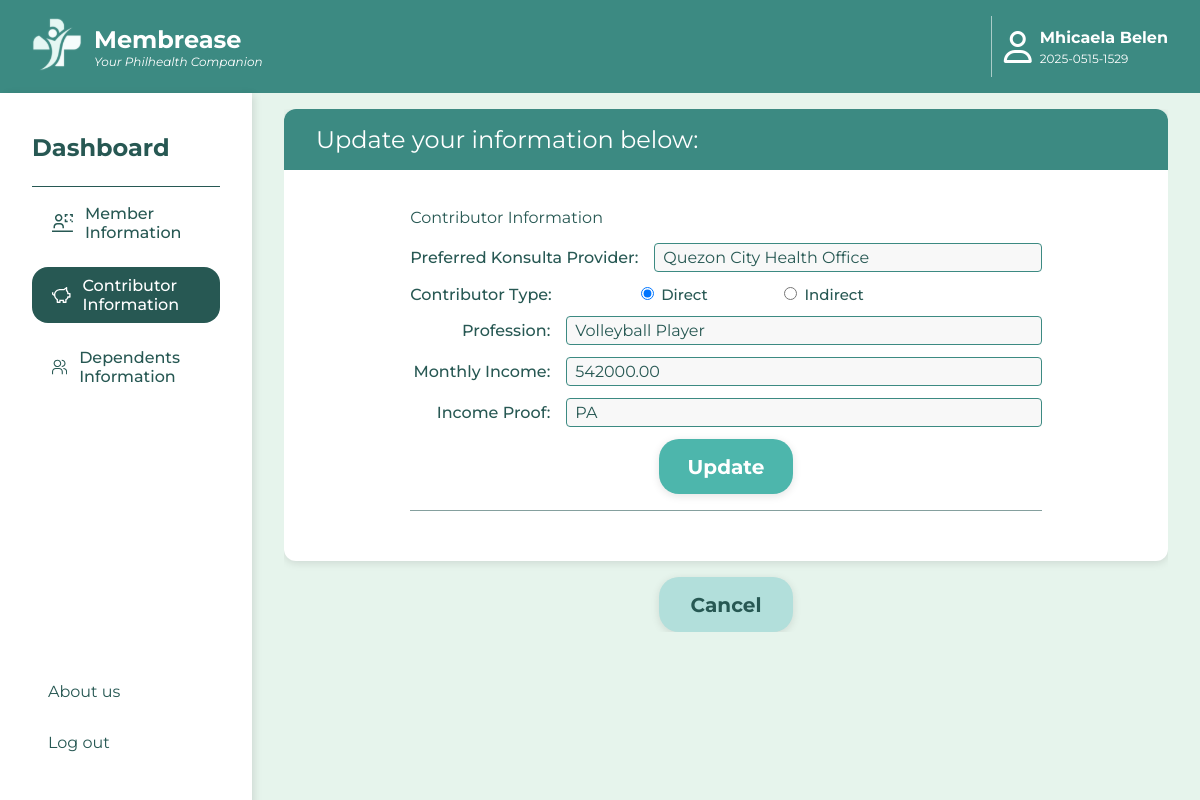
The app's page /updateContributor.php (signed in) with its own data.
### tables this page shows
CREATE TABLE `memberdetails` (
  `PIN` varchar(20) NOT NULL,
  `pkp` varchar(60) DEFAULT NULL,
  `memberName` varchar(100) NOT NULL,
  `memberMiddleName` char(3) DEFAULT NULL,
  `memberMononym` char(3) DEFAULT NULL,
  `motherMaidenName` varchar(100) NOT NULL,
  `motherMaidenMiddleName` char(3) NOT NULL,
  `mmaidenMononym` char(3) NOT NULL,
  `spouseID` varchar(10) DEFAULT NULL,
  `birthdate` date NOT NULL,
  `birthplace` varchar(100) NOT NULL,
  `sex` char(1) NOT NULL,
  `civilStatus` char(2) NOT NULL,
  `citizenship` varchar(50) NOT NULL,
  `philsysID` varchar(20) DEFAULT NULL,
  `tinID` varchar(15) DEFAULT NULL,
  `permaHomeAddress` varchar(250) NOT NULL,
  `mailingAddress` varchar(250) DEFAULT NULL,
  `homePhoneNo` varchar(15) NOT NULL,
  `mobileNo` varchar(15) NOT NULL,
  `directNo` varchar(15) DEFAULT NULL,
  `emailAdd` varchar(100) NOT NULL,
  `contributorType` varchar(50) NOT NULL,
  `profession` varchar(100) NOT NULL,
  `monthlyIncome` decimal(10,2) NOT NULL,
  `incomeProof` char(4) DEFAULT NULL,
  PRIMARY KEY (`PIN`),
  KEY `spouseID` (`spouseID`),
  CONSTRAINT `chk_civil_status` CHECK ((`civilStatus` in (_utf8mb3'S',_utf8mb3'M',_utf8mb3'W',_utf8mb3'A',_utf8mb3'LS'))),
  CONSTRAINT `chk_contributorType` CHECK ((`contributorType` in (_utf8mb3'Direct',_utf8mb3'Indirect'))),
  CONSTRAINT `chk_income_proof` CHECK ((`incomeProof` in (_utf8mb3'ITR',_utf8mb3'COE',_utf8mb3'PA',_utf8mb3'NONE'))),
  CONSTRAINT `chk_sex` CHECK ((`sex` in (_utf8mb3'M',_utf8mb3'F')))
);

### updateContributor.php (the view, shortened to what this page needs)
<?php
require_once 'config.php';
$pin = $_SESSION['userPIN'] ?? '';
$member = [];
if ($pin) {
    $stmt = $conn->prepare("SELECT * FROM memberdetails WHERE PIN = ?");
    $stmt->bind_param("s", $pin);
    $stmt->execute();
    $result = $stmt->get_result();
    $member = $result->fetch_assoc();
}
?>
<!DOCTYPE html>
<html lang="en">
<head>
    <link rel="stylesheet" href="css/dashboard.css">
    <link rel="stylesheet" href="https://cdnjs.cloudflare.com/ajax/libs/font-awesome/6.6.0/css/all.min.css" />
</head>
<body>
    <div class="parent">
        <div class="topbar">
            <a href="dashboard.php">
                <div class="logo">
                    <div class="logo-picture">
                    </div>
                    <div class="logo-title">
                        <div>Membrease</div>
                        <div>Your Philhealth Companion</div>
                    </div>
                </div>
            </a>
            <div class="account">
                <div class="profile-picture">
                    <i class="fa-regular fa-user"></i>
                </div>
                <div class="member-name-id-wrapper">
                    <div class="member-name">
                        <div><?php echo htmlspecialchars($member['memberName'] ?? "Not available"); ?></div>
                    </div>
                    <div class="member-id">
                        <div><?php echo htmlspecialchars($member['PIN'] ?? "Not available"); ?></div>
                    </div>
                </div>
            </div>
        </div>
        <main class="main">
            <section class="sidebar">
                <div class="sidebar-title">
                    <p>Dashboard</p>
                </div>
                <div class="sidebar-tools">
                        <div class="member-information content-panel" data-section="member-information" onclick="window.location.href='dashboard.php'">
                            Member Information
                    </div>
                        <div class="contributor-information content-panel active" data-section="contributor-information" onclick="window.location.href='contributorDisplay.php'">
                            Contributor Information
                    </div>
                        <div class="dependents-information content-panel" data-section="dependents-information" onclick="window.location.href='dependentsDisplay.php'">
                            Dependents Information
                    </div>
                 </div>
                 <div class="about-out">
                    <div class="about-us" onclick="window.location.href='about-us.php'">
                        <div>About us</div>
                    </div>
                    <div class="log-out">
                        <div onclick="window.location.href='index.php'">Log out</div>
                    </div>
                </div>
            </section>
            <section class="dashboard">
                <div class="section-4" style="overflow: auto;">
                    <div class="update-information">
                        <div class="update-information-title">Update your information below:</div>
                            <div class="update-information-list" style="padding: 22px 32px;">
                                <form method="POST" class ="form-group">
                                    <div class="update-contributor-information">
                                        <p>Contributor Information</p>
                                        <div class="konsulta-center">
                                            <div class="form-group">
                                                <label>Preferred Konsulta Provider: </label>
                                                <input type="text" name="pkp" value="<?= htmlspecialchars($member['pkp'] ?? '') ?>" class="form-control" required>
                                            </div>
                                        </div>
                                        <div class="contributor-type">
                                            <div class="form-group">
                                                <label>Contributor Type: </label>
                                                <div class="contributor-input">
                                                    <div class="options">
                                                        <label><input type="radio" name="contributorType" value="Direct" <?= (isset($member['contributorType']) && $member['contributorType'] == 'Direct') ? 'checked' : '' ?>> Direct </label>
                                                        <label><input type="radio" name="contributorType" value="Indirect" <?= (isset($member['contributorType']) && $member['contributorType'] == 'Indirect') ? 'checked' : '' ?>> Indirect</label>
                                                    </div>
                                                </div>
                                            </div>
                                        </div>
                                        <div class="profession">
                                            <div class="form-group">
                                                <label>Profession:</label>
                                                <input type="text" name="profession" value="<?= htmlspecialchars($member['profession'] ?? '') ?>" class="form-control">
                                            </div>
                                        </div>
                                        <div class="monthly-income">
                                            <div class="form-group">
                                                <label>Monthly Income:</label>
                                                <input type="text" name="monthlyIncome" value="<?= htmlspecialchars($member['monthlyIncome'] ?? '') ?>" class="form-control">
                                            </div>
                                        </div>
                                        <div class="income-proof">
                                            <div class="form-group">
                                            <label>Income Proof: </label>
                                            <input type="text" name="incomeProof" value="<?= htmlspecialchars($member['incomeProof'] ?? 'Not Available') ?>" class="form-control">
                                            </div>
                                        </div>
                                    <button class="save-button" type="submit">Update</button>
                                </form>
                            </div>
                        </div>
                    </div>
                    <div style="display:flex; justify-content: space-between;" >
                        <button class="cancel-button" onclick="window.location.href='contributorDisplay.php'">Cancel</button>
                    </div>
                </div>
</body>
</html>

### records on screen
memberdetails: memberName "Mhicaela Belen", PIN "2025-0515-1529", pkp "Quezon City Health Office", contributorType "☑ Direct", contributorType "☐ Indirect", profession "Volleyball Player", monthlyIncome "542000.00", incomeProof "PA"
